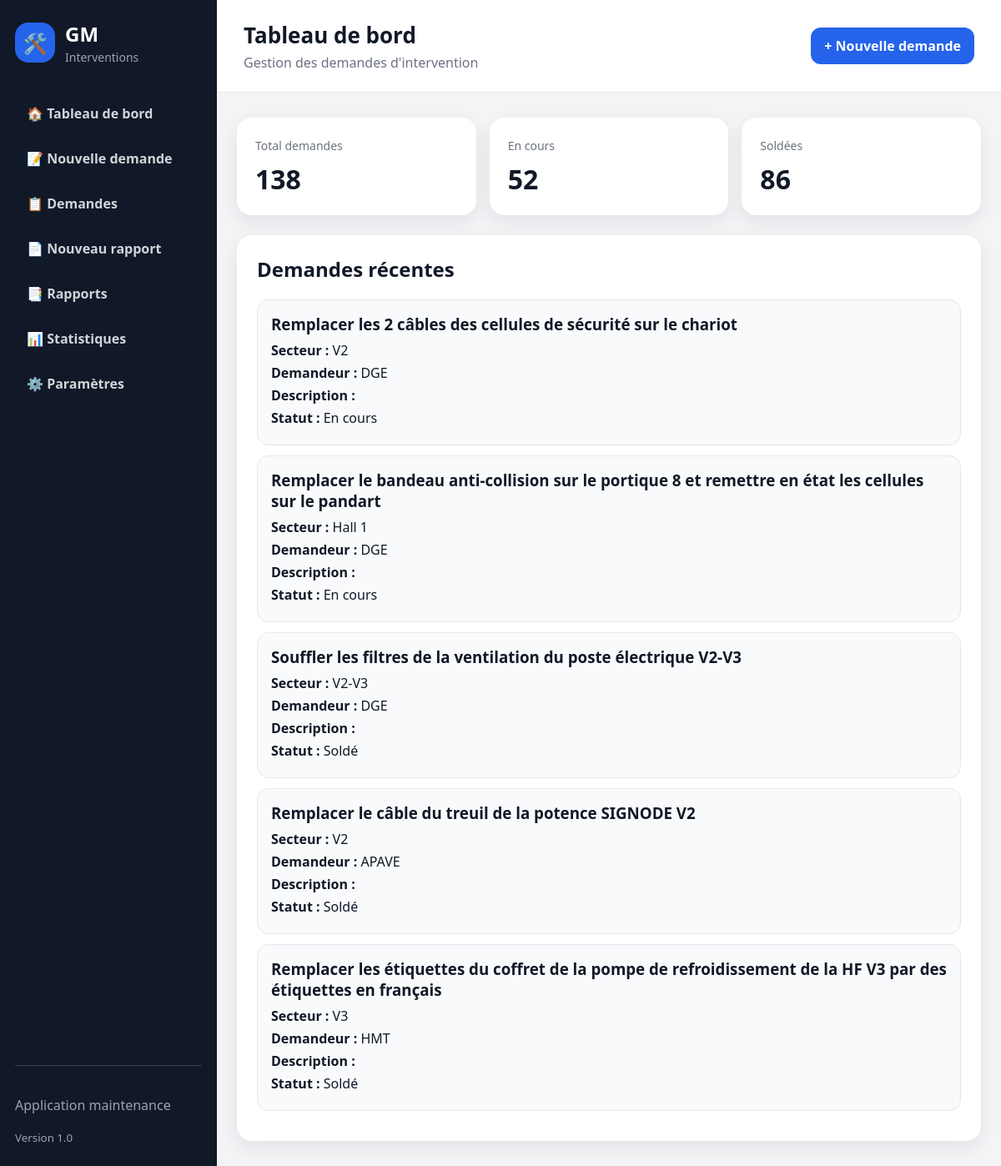
The page / on the database its author committed.
### tables this page shows
CREATE TABLE demandes_intervention (
            id INTEGER PRIMARY KEY AUTOINCREMENT,
            secteur_id INTEGER,
            demandeur_id INTEGER,
            nature_travaux TEXT NOT NULL,
            description TEXT NOT NULL,
            statut TEXT NOT NULL DEFAULT 'En cours',
            date_creation TIMESTAMP DEFAULT CURRENT_TIMESTAMP,
            date_cloture TIMESTAMP, date_solde TIMESTAMP, solde_par TEXT, reference_piece TEXT, commentaire_solde TEXT,
            FOREIGN KEY (secteur_id) REFERENCES secteurs(id),
            FOREIGN KEY (demandeur_id) REFERENCES demandeurs(id)
        );

CREATE TABLE secteurs (
            id INTEGER PRIMARY KEY AUTOINCREMENT,
            nom TEXT NOT NULL UNIQUE
        , actif INTEGER
                NOT NULL DEFAULT 1);

CREATE TABLE demandeurs (
            id INTEGER PRIMARY KEY AUTOINCREMENT,
            nom TEXT NOT NULL,
            secteur_id INTEGER,
            telephone TEXT,
            email TEXT,
            FOREIGN KEY (secteur_id) REFERENCES secteurs(id)
        );

### app.py (the view)
@app.route("/")
def index():
    with connexion_db() as conn:
        total = conn.execute("""
            SELECT COUNT(*)
            FROM demandes_intervention
        """).fetchone()[0]
        en_cours = conn.execute("""
            SELECT COUNT(*)
            FROM demandes_intervention
            WHERE statut = 'En cours'
        """).fetchone()[0]
        soldees = conn.execute("""
            SELECT COUNT(*)
            FROM demandes_intervention
            WHERE statut = 'Soldé'
        """).fetchone()[0]
        demandes = conn.execute("""
            SELECT
                demandes_intervention.*,
                demandeurs.nom AS demandeur_nom,
                secteurs.nom AS secteur_nom
            FROM demandes_intervention
            LEFT JOIN demandeurs
                ON demandes_intervention.demandeur_id = demandeurs.id
            LEFT JOIN secteurs
                ON demandes_intervention.secteur_id = secteurs.id
            ORDER BY demandes_intervention.date_creation DESC
            LIMIT 5
        """).fetchall()
    return render_template(
        "accueil/index.html",
        total=total,
        en_cours=en_cours,
        soldees=soldees,
        demandes=demandes
    )

### database.py (called while the page is built)
def is_postgres():
    return bool(DATABASE_URL)

def get_db_connection():
    if is_postgres():
        return PostgresConnectionAdapter(DATABASE_URL)
    conn = sqlite3.connect(DB_PATH)
    conn.row_factory = sqlite3.Row
    conn.execute("PRAGMA foreign_keys = ON")
    return conn

### services/database_service.py (called while the page is built)
@contextmanager
def connexion_db():
    conn = get_db_connection()
    try:
        yield conn
    finally:
        conn.close()

### templates/accueil/index.html
{% extends "base.html" %}
{% block content %}
<section class="dashboard">
    <div class="stat-card">
        <span>Total demandes</span>
        <strong>{{ total }}</strong>
    </div>
    <div class="stat-card">
        <span>En cours</span>
        <strong>{{ en_cours }}</strong>
    </div>
    <div class="stat-card">
        <span>Soldées</span>
        <strong>{{ soldees }}</strong>
    </div>
</section>
<section class="card">
    <h2>Demandes récentes</h2>
    {% if demandes %}
        {% for demande in demandes %}
            <div class="demande-card">
                <h3>{{ demande.nature_travaux }}</h3>
                <p><strong>Secteur :</strong> {{ demande.secteur_nom or "Non renseigné" }}</p>
                <p><strong>Demandeur :</strong> {{ demande.demandeur_nom or "Non renseigné" }}</p>
                <p><strong>Description :</strong> {{ demande.description }}</p>
                <p><strong>Statut :</strong> {{ demande.statut }}</p>
            </div>
        {% endfor %}
    {% else %}
        <div class="empty-state">
            <div class="icon">📭</div>
            <p>Aucune demande pour le moment.</p>
        </div>
    {% endif %}
</section>
{% endblock %}

### static/css/style.css (style rules this page uses)
* { box-sizing: border-box; }
body { margin: 0; font-family: "Segoe UI", Arial, sans-serif; background: #f3f4f6; color: #111827; }
.dashboard { display: grid; grid-template-columns: repeat(3, 1fr); gap: 16px; margin-bottom: 24px; }
.stat-card, .card { background: white; border-radius: 18px; box-shadow: 0 8px 22px rgba(15, 23, 42, 0.08); }
.stat-card { padding: 22px; }
.stat-card span { color: #6b7280; font-size: 14px; }
.stat-card strong { display: block; font-size: 32px; margin-top: 8px; }
.card { padding: 24px; margin-bottom: 20px; }
.card h2 { margin-top: 0; }
.demande-card { border: 1px solid #e5e7eb; padding: 16px; border-radius: 14px; margin-bottom: 12px; background: #f9fafb; }
.demande-card h3 { margin: 0 0 8px; }
.demande-card p { margin: 5px 0; }

### rows shown on the page
demandes_intervention: nature_travaux "Remplacer les 2 câbles des cellules de sécurité sur le chariot", nom "V2", nom "DGE", statut "En cours"
demandes_intervention: nature_travaux "Remplacer le bandeau anti-collision sur le portique 8 et remettre en état les cellules sur le pandart", nom "Hall 1", nom "DGE", statut "En cours"
demandes_intervention: nature_travaux "Souffler les filtres de la ventilation du poste électrique V2-V3", nom "V2-V3", nom "DGE", statut "Soldé"
demandes_intervention: nature_travaux "Remplacer le câble du treuil de la potence SIGNODE V2", nom "V2", nom "APAVE", statut "Soldé"
demandes_intervention: nature_travaux "Remplacer les étiquettes du coffret de la pompe de refroidissement de la HF V3 par des étiquettes en français", nom "V3", nom "HMT", statut "Soldé"

### other values the page prints
{{ total }} "138"
{{ en_cours }} "52"
{{ soldees }} "86"
